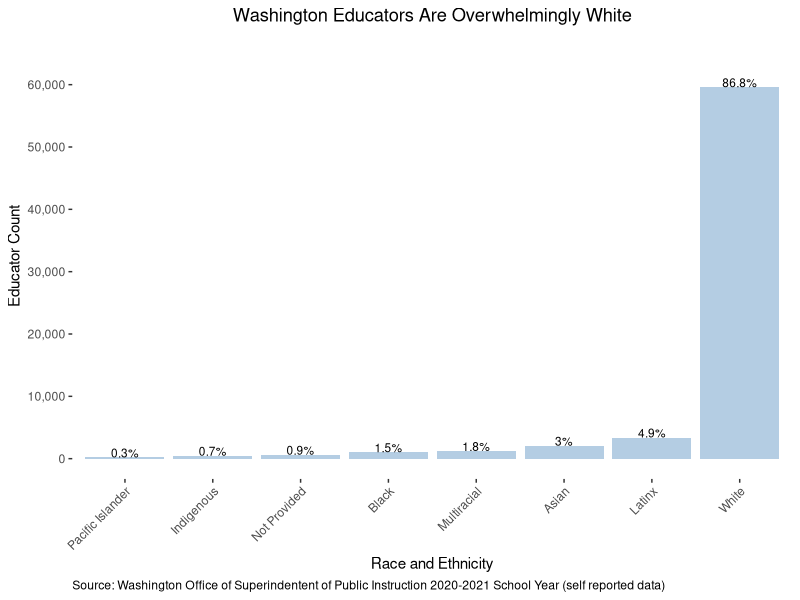
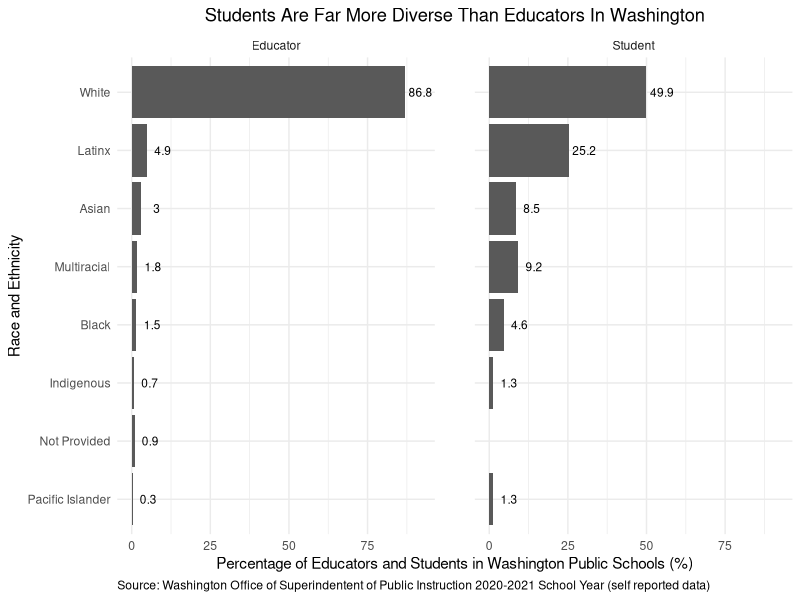

The R script that drew these images, in order: (Note: this script raises an error after producing the figures.)
## ---- chunk 1
#load libraries
library(tidyverse)
library(scales)
## ---- chunk 2
#clean memory
rm(list = ls()) 

#load data
D1data=read.csv("D1_Data.csv")

#create base plot
base = ggplot(data = D1data, 
             aes(x = `DemographicCategory`,
                 y = `MaxTeacherCount`)) 

#plot formatting
titleText='Washington Educators Are Overwhelmingly White'

sourceText='Source: Washington Office of Superindentent of Public Instruction 2020-2021 School Year (self reported data)'

D1data=D1data[order(D1data$`MaxTeacherCount`),]

DemographicCategoryOrd <- as.factor(D1data[order(D1data$`MaxTeacherCount`),]$`DemographicCategory`)

#create final plot
D1Plot = base + geom_bar(fill ="#b4cde3",
                        stat = 'identity') + 
  theme(axis.text.x=element_text(angle = 45, hjust = 1), 
        plot.background = element_rect(fill='white', colour = 'white'), 
        panel.background = element_rect(fill='white', colour = 'white'), 
        plot.caption = element_text(hjust = 0), 
        plot.title = element_text(hjust = 0.5)) + 
  labs(title=titleText,
                     x ='Race and Ethnicity', 
                     y = 'Educator Count',
                     caption = sourceText) + 
  scale_y_continuous(breaks=c(0,10000,20000,30000,40000,50000,60000),limits = c(0, 65000), 
                                   labels=unit_format(suffix = '', big.mark = ',')) + 
  scale_x_discrete(limits=DemographicCategoryOrd) + 
  geom_text(vjust=0, size = 3, aes(y = `MaxTeacherCount`, label = paste0(round(MaxTeacherPercent,2),'%')))

D1Plot
## ---- chunk 3
#save plot
saveRDS(D1Plot, file = "D1Plot.rds")
## ---- chunk 4
# clean memory
rm(list = ls()) 

#load data
D2data=read.csv("D2_Data.csv")

#create base plot
base = ggplot(D2data, aes(x=Percent, y=reorder(RaceEthnicity, Percent),))

#plot formatting
titleText = 'Students Are Far More Diverse Than Educators In Washington'

sourceText = 'Source: Washington Office of Superindentent of Public Instruction 2020-2021 School Year (self reported data)'

#create final plot
D2Plot = base +
  theme_minimal() + theme(panel.spacing = unit(2, "lines"), plot.caption = element_text(hjust = 0), 
                      plot.title = element_text(hjust = 0.5)) +
  geom_bar(stat = "identity") + facet_grid(~Role) + 
  geom_text(size=3,aes(label=100*round(Percent,3)),nudge_x=0.05) + 
  scale_x_continuous(labels=percent_format(accuracy=1,suffix="")) + 
  labs(title = titleText,x='Percentage of Educators and Students in Washington Public Schools (%)',
       y='Race and Ethnicity',caption = sourceText)
  
D2Plot
## ---- chunk 5
#save plot
saveRDS(D2Plot, file = "D2Plot.rds")
## ---- chunk 6
# clean memory
rm(list = ls()) 

#load data
D3data=read.csv("D3_Data.csv")

#load map


#merge map & data


#create base plot


#plot formatting


#create final plot



## ---- chunk 7
#save plot
saveRDS(D3Map, file = "D3Map.rds")
